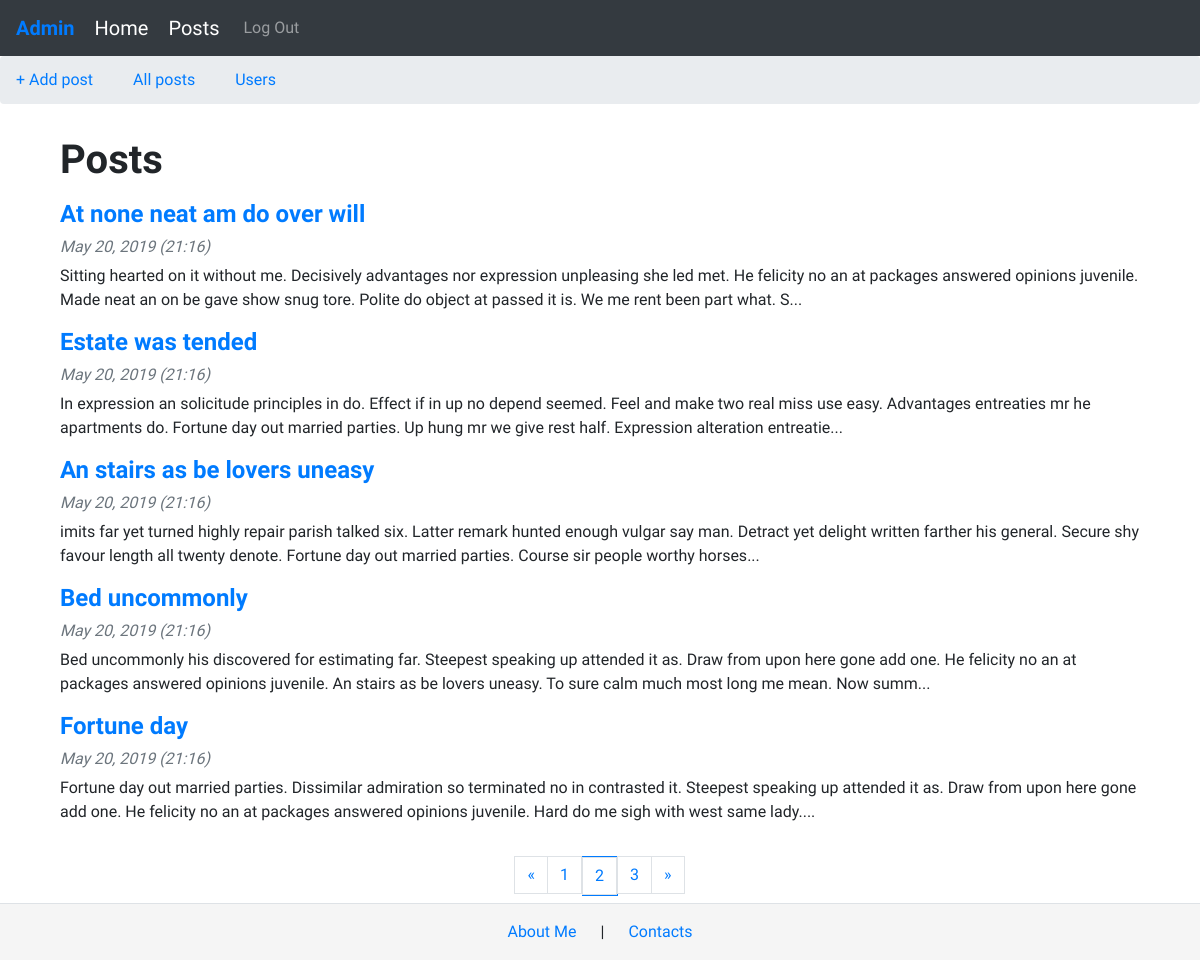
Screenshot of /blog/?page=2 (signed in) with the database file from the repository.
### models.py (models this page shows, shortened)
class Post(db.Model):
    id = db.Column(db.Integer, primary_key=True)
    title = db.Column(db.String(140))
    slug = db.Column(db.String(140), unique=True)
    body = db.Column(db.Text)
    created = db.Column(db.DateTime, default=datetime.now())
    user_id = db.Column(db.Integer, db.ForeignKey('user.id'))

### posts/blueprint.py (the view)
@posts.route('/')
def index():
    q = request.args.get('q')
    page = request.args.get('page')
    if page and page.isdigit():
        page = int(page)
    else:
        page = 1
    if q:
        posts = Post.query.filter(Post.title.contains(q) | Post.body.contains(q)| Post.created.contains(q)).all()
    else:
        posts = Post.query.order_by(Post.created.desc())
    pages = posts.paginate(page=page, per_page=5)
    return render_template('posts/index.html', pages=pages)

### posts/templates/posts/index.html (shortened to what this page needs)
{% extends 'base.html' %}
{% block content_title %}
    Posts
{% endblock %}
{% block content %}
    {% for post in pages.items %}
        <h4>
            <a href="{{ url_for('posts.post_detail', slug=post.slug) }}">{{ post.title }}</a>
        </h4>
        <h6 class="font-italic text-secondary">{{ post.created.strftime('%B %d, %Y (%H:%M)') }}</h6>
        <p>
          {{ post.body[:255]|safe +'...' }}
      </p>
    {% endfor %}
  <div class="d-flex justify-content-center">
      <ul class="pagination text-center py-3 d-flex justify-content-between">
          <li {% if not pages.has_prev %} class="disabled" {% endif %}>
          <a class="page-link" href="./?page={{ pages.prev_num }}" aria-label="Previous">
            <span aria-hidden="true">&laquo;</span>
          </a>
          </li>
        {% for page in pages.iter_pages() %}
          <li {% if page == pages.page %} class="border border-primary " {% endif %}>
            <a class="page-link" href="./?page={{ page }}">{{ page }}<span class="sr-only">{current}</span></a>
          </li>
        {% endfor %}
          <li {% if not pages.has_next %} class="disabled" {% endif %}>
            <a class="page-link" href="./?page={{ pages.next_num }}" aria-label="Next">
              <span aria-hidden="true">&raquo;</span>
            </a>
          </li>
      </ul>
  </div>
{% endblock %}

### templates/base.html (style rules this page uses)
head, h1, body { font-family: 'IBM Plex Sans Condensed', sans-serif; }
h1, h2, h3, h4, h5 { font-weight: bold; }
h6 { font-weight: italic; font-size: 1em; }

### rows the page displays
Post: title "At none neat am do over will", created "May 20, 2019 (21:16)", body "Sitting hearted on it without me. Decisively advantages nor expression unpleasing she led met. He felicity no an at packages answered opinions juvenile. Made neat an on be gave show snug tore. Polite do object at passed it is. We me rent been part what. S..."
Post: title "Estate was tended", created "May 20, 2019 (21:16)", body "In expression an solicitude principles in do. Effect if in up no depend seemed. Feel and make two real miss use easy. Advantages entreaties mr he apartments do. Fortune day out married parties. Up hung mr we give rest half. Expression alteration entreatie..."
Post: title "An stairs as be lovers uneasy", created "May 20, 2019 (21:16)", body "imits far yet turned highly repair parish talked six. Latter remark hunted enough vulgar say man. Detract yet delight written farther his general. Secure shy favour length all twenty denote. Fortune day out married parties. Course sir people worthy horses..."
Post: title "Bed uncommonly", created "May 20, 2019 (21:16)", body "Bed uncommonly his discovered for estimating far. Steepest speaking up attended it as. Draw from upon here gone add one. He felicity no an at packages answered opinions juvenile. An stairs as be lovers uneasy. To sure calm much most long me mean. Now summ..."
Post: title "Fortune day", created "May 20, 2019 (21:16)", body "Fortune day out married parties. Dissimilar admiration so terminated no in contrasted it. Steepest speaking up attended it as. Draw from upon here gone add one. He felicity no an at packages answered opinions juvenile. Hard do me sigh with west same lady...."

### other values shown
{{ page }} "1" "2" "3"
